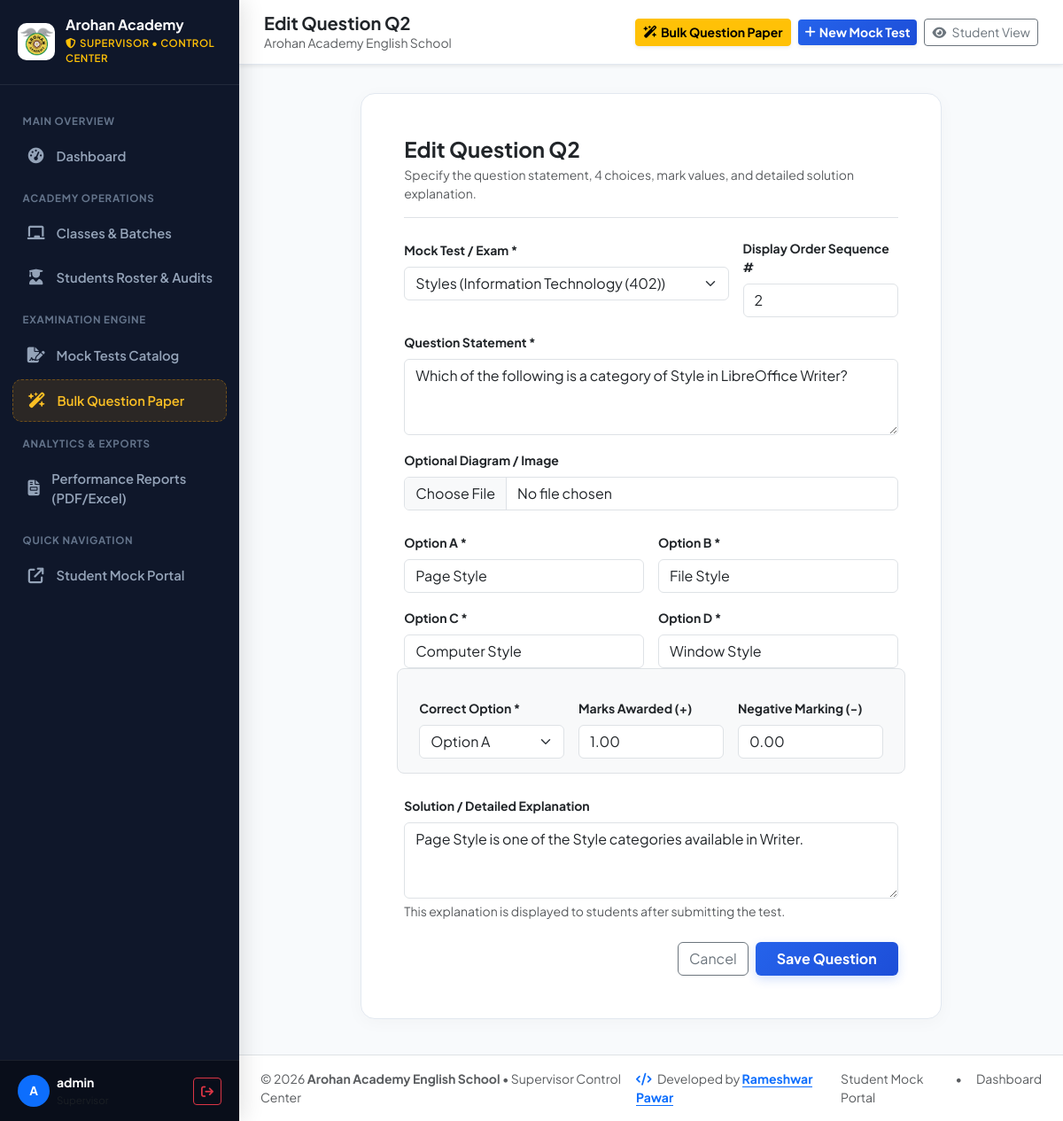
Screenshot of /supervisor/questions/58/edit/ (signed in) with the database file from the repository.
### portal/models.py (models this page shows, shortened)
class Question(models.Model):
    OPTION_CHOICES = [
        ('A', 'Option A'),
        ('B', 'Option B'),
        ('C', 'Option C'),
        ('D', 'Option D'),
    ]
    exam = models.ForeignKey(
        Exam,
        on_delete=models.CASCADE,
        related_name='questions',
        verbose_name="Mock Test"
    )
    order = models.PositiveIntegerField(default=1, help_text="Display order sequence")
    question_text = models.TextField(help_text="Question text or prompt")
    question_image = models.ImageField(upload_to='questions/', blank=True, null=True, help_text="Optional diagram/image")
    option_a = models.TextField(verbose_name="Option A")
    option_b = models.TextField(verbose_name="Option B")
    option_c = models.TextField(verbose_name="Option C")
    option_d = models.TextField(verbose_name="Option D")
    correct_option = models.CharField(
        max_length=1,
        choices=OPTION_CHOICES,
        help_text="The correct answer option (A, B, C, or D)"
    )
    marks = models.DecimalField(
        max_digits=5,
        decimal_places=2,
        default=Decimal('1.00'),
        help_text="Marks awarded for correct answer"
    )
    negative_marks = models.DecimalField(
        max_digits=5,
        decimal_places=2,
        default=Decimal('0.00'),
        help_text="Marks deducted for incorrect answer (0 for no penalty)"
    )
    explanation = models.TextField(
        blank=True,
        help_text="Detailed solution/explanation revealed after test submission"
    )
    created_at = models.DateTimeField(auto_now_add=True)
    class Meta:
        verbose_name = "Question"
        verbose_name_plural = "Questions"
        ordering = ['order', 'id']

### portal/views_supervisor.py (the view)
# urls.py: path('supervisor/questions/<int:question_id>/edit/', views_supervisor.supervisor_question_edit, name='supervisor_question_edit'),
@supervisor_required
def supervisor_question_edit(request, question_id):
    question = get_object_or_404(Question, id=question_id)
    exam = question.exam
    if request.method == 'POST':
        form = QuestionForm(request.POST, request.FILES, instance=question)
        if form.is_valid():
            form.save()
            messages.success(request, f"Question Q{question.order} updated successfully.")
            return redirect('portal:supervisor_exam_detail', exam_id=exam.id)
    else:
        form = QuestionForm(instance=question)
    return render(request, 'portal/supervisor/question_form.html', {
        'form': form,
        'exam': exam,
        'question': question,
        'title': f"Edit Question Q{question.order}"
    })

### portal/templates/portal/supervisor/question_form.html (shortened to what this page needs)
{% extends 'portal/supervisor/base_supervisor.html' %}
{% block page_title %}{{ title }}{% endblock %}
{% block supervisor_content %}
<div class="row justify-content-center">
    <div class="col-lg-9">
        <div class="card-custom p-4 p-md-5 bg-white mb-4">
            <div class="mb-4 pb-3 border-bottom">
                <h4 class="fw-bold text-dark mb-1">{{ title }}</h4>
                <p class="text-muted small mb-0">Specify the question statement, 4 choices, mark values, and detailed solution explanation.</p>
            </div>
            <form method="POST" enctype="multipart/form-data">
                <div class="row g-3 mb-3">
                    <div class="col-md-8">
                        <label class="form-label fw-bold text-dark small">Mock Test / Exam *</label>
                        {{ form.exam }}
                    </div>
                    <div class="col-md-4">
                        <label class="form-label fw-bold text-dark small">Display Order Sequence #</label>
                        {{ form.order }}
                    </div>
                </div>
                <div class="mb-3">
                    <label class="form-label fw-bold text-dark small">Question Statement *</label>
                    {{ form.question_text }}
                </div>
                <div class="mb-4">
                    <label class="form-label fw-bold text-dark small">Optional Diagram / Image</label>
                    {{ form.question_image }}
                </div>
                <div class="row g-3 mb-3">
                    <div class="col-md-6">
                        <label class="form-label fw-bold text-dark small">Option A *</label>
                        {{ form.option_a }}
                    </div>
                    <div class="col-md-6">
                        <label class="form-label fw-bold text-dark small">Option B *</label>
                        {{ form.option_b }}
                    </div>
                    <div class="col-md-6">
                        <label class="form-label fw-bold text-dark small">Option C *</label>
                        {{ form.option_c }}
                    </div>
                    <div class="col-md-6">
                        <label class="form-label fw-bold text-dark small">Option D *</label>
                        {{ form.option_d }}
                    </div>
                </div>
                <div class="row g-3 mb-4 p-3 bg-light rounded-3 border">
                    <div class="col-md-4">
                        <label class="form-label fw-bold text-dark small">Correct Option *</label>
                        {{ form.correct_option }}
                    </div>
                    <div class="col-md-4">
                        <label class="form-label fw-bold text-dark small">Marks Awarded (+)</label>
                        {{ form.marks }}
                    </div>
                    <div class="col-md-4">
                        <label class="form-label fw-bold text-dark small">Negative Marking (-)</label>
                        {{ form.negative_marks }}
                    </div>
                </div>
                <div class="mb-4">
                    <label class="form-label fw-bold text-dark small">Solution / Detailed Explanation</label>
                    {{ form.explanation }}
                    <div class="form-text small text-muted">This explanation is displayed to students after submitting the test.</div>
                </div>
                <div class="d-flex justify-content-end gap-2">
                    {% if exam %}
                        <a href="{% url 'portal:supervisor_exam_detail' exam.id %}" class="btn btn-outline-secondary">Cancel</a>
                    {% else %}
                        <a href="{% url 'portal:supervisor_exams' %}" class="btn btn-outline-secondary">Cancel</a>
                    {% endif %}
                    <button type="submit" class="btn btn-arohan-primary px-4 fw-bold">Save Question</button>
                </div>
            </form>
        </div>
    </div>
</div>
{% endblock %}

### portal/templates/portal/supervisor/base_supervisor.html (shortened to what this page needs)
{% load static %}<!DOCTYPE html>
<html lang="en">
<head>
    <link href="https://cdn.jsdelivr.net/npm/bootstrap@5.3.3/dist/css/bootstrap.min.css" rel="stylesheet">
    <link rel="stylesheet" href="https://cdnjs.cloudflare.com/ajax/libs/font-awesome/6.5.1/css/all.min.css">
</head>
<body>
    <aside id="supervisorSidebar">
        <div class="sidebar-header">
            <a href="{% url 'portal:supervisor_dashboard' %}" class="sidebar-brand">
                <img src="{% static 'images/logo.png' %}" alt="Arohan Logo" style="height: 42px; width: 42px; object-fit: contain; background: #ffffff; border-radius: 10px; padding: 2px;">
                <div>
                    <div class="fw-bold fs-6 lh-1 text-white">Arohan Academy</div>
                    <div class="small text-warning fw-semibold mt-1" style="font-size: 0.72rem; letter-spacing: 0.5px;">
                        <i class="fa-solid fa-shield-halved me-1"></i>SUPERVISOR &bull; CONTROL CENTER
                    </div>
                </div>
            </a>
        </div>
        <div class="sidebar-nav">
            <div class="nav-category">Main Overview</div>
            <a href="{% url 'portal:supervisor_dashboard' %}" class="sidebar-link {% if request.resolver_match.url_name == 'supervisor_dashboard' %}active{% endif %}">
                <i class="fa-solid fa-gauge-high"></i>
                <span>Dashboard</span>
            </a>
            <div class="nav-category">Academy Operations</div>
            <a href="{% url 'portal:supervisor_classes' %}" class="sidebar-link {% if 'class' in request.resolver_match.url_name and 'report' not in request.resolver_match.url_name %}active{% endif %}">
                <i class="fa-solid fa-chalkboard"></i>
                <span>Classes & Batches</span>
            </a>
            <a href="{% url 'portal:supervisor_students' %}" class="sidebar-link {% if 'student' in request.resolver_match.url_name and 'report' not in request.resolver_match.url_name %}active{% endif %}">
                <i class="fa-solid fa-user-graduate"></i>
                <span>Students Roster & Audits</span>
            </a>
            <div class="nav-category">Examination Engine</div>
            <a href="{% url 'portal:supervisor_exams' %}" class="sidebar-link {% if 'exam' in request.resolver_match.url_name and 'bulk' not in request.resolver_match.url_name %}active{% endif %}">
                <i class="fa-solid fa-file-signature"></i>
                <span>Mock Tests Catalog</span>
            </a>
            <a href="{% url 'portal:supervisor_bulk_questions' %}" class="sidebar-link bulk-special {% if 'bulk' in request.resolver_match.url_name %}active{% endif %}">
                <i class="fa-solid fa-wand-magic-sparkles"></i>
                <span>Bulk Question Paper</span>
            </a>
            <div class="nav-category">Analytics & Exports</div>
            <a href="{% url 'portal:supervisor_reports_hub' %}" class="sidebar-link {% if 'report' in request.resolver_match.url_name %}active{% endif %}">
                <i class="fa-solid fa-file-invoice"></i>
                <span>Performance Reports (PDF/Excel)</span>
            </a>
            <div class="nav-category">Quick Navigation</div>
            <a href="{% url 'portal:index' %}" target="_blank" class="sidebar-link">
                <i class="fa-solid fa-arrow-up-right-from-square"></i>
                <span>Student Mock Portal</span>
            </a>
        </div>
        <div class="sidebar-footer">
            <div class="d-flex align-items-center justify-content-between">
                <div class="d-flex align-items-center gap-2">
                    <div class="bg-primary text-white rounded-circle d-flex align-items-center justify-content-center fw-bold" style="width: 36px; height: 36px; font-size: 0.85rem;">
                        {{ request.user.username|make_list|first|upper }}
                    </div>
                    <div style="line-height: 1.2;">
                        <div class="text-white small fw-bold text-truncate" style="max-width: 110px;">{{ request.user.username }}</div>
                        <span class="text-muted" style="font-size: 0.72rem;">Supervisor</span>
                    </div>
                </div>
                <a href="{% url 'portal:supervisor_logout' %}" class="btn btn-sm btn-outline-danger py-1 px-2" title="Log Out">
                    <i class="fa-solid fa-arrow-right-from-bracket"></i>
                </a>
            </div>
        </div>
    </aside>
    <div id="supervisorContent">
        <header class="supervisor-topbar shadow-sm">
            <div class="d-flex align-items-center gap-3">
                <div>
                    <h5 class="fw-bold mb-0 text-dark">{% block page_title %}Supervisor Center{% endblock %}</h5>
                    <div class="text-muted small">{% block page_subtitle %}Arohan Academy English School{% endblock %}</div>
                </div>
            </div>
            <div class="d-flex align-items-center gap-2">
                <a href="{% url 'portal:supervisor_bulk_questions' %}" class="btn btn-warning btn-sm fw-bold shadow-sm d-none d-sm-inline-flex align-items-center gap-1">
                    <i class="fa-solid fa-wand-magic-sparkles"></i> Bulk Question Paper
                </a>
                <a href="{% url 'portal:supervisor_exam_create' %}" class="btn btn-arohan-primary btn-sm fw-bold shadow-sm d-none d-sm-inline-flex align-items-center gap-1">
                    <i class="fa-solid fa-plus"></i> New Mock Test
                </a>
                <a href="{% url 'portal:index' %}" target="_blank" class="btn btn-outline-secondary btn-sm" title="View Student Mock Portal">
                    <i class="fa-solid fa-eye me-1"></i> Student View
                </a>
            </div>
        </header>
        <main class="container-fluid px-4 py-3 flex-grow-1">
            {% block supervisor_content %}{% endblock %}
        </main>
        <footer class="bg-white border-top py-3 px-4 text-muted small text-center text-md-start mt-auto">
            <div class="d-flex flex-column flex-md-row justify-content-between align-items-center gap-2">
                <div>
                    &copy; 2026 <strong>Arohan Academy English School</strong> &bull; Supervisor Control Center
                </div>
                <div>
                    <i class="fa-solid fa-code text-primary me-1"></i> Developed by
                    <a href="https://prameshwar4378.github.io/My_Portfolio/" target="_blank" rel="noopener noreferrer" class="text-primary fw-bold text-decoration-none border-bottom border-primary pb-0">
                        Rameshwar Pawar
                    </a>
                </div>
                <div class="d-flex gap-3">
                    <a href="{% url 'portal:index' %}" class="text-decoration-none text-muted">Student Mock Portal</a>
                    <span>&bull;</span>
                    <a href="{% url 'portal:supervisor_dashboard' %}" class="text-decoration-none text-muted">Dashboard</a>
                </div>
            </div>
        </footer>
    </div>
</body>
</html>

### rows the page displays
Question: exam "Styles (Information Technology (402))", order "2", question_text "Which of the following is a category of Style in LibreOffice Writer?", option_a "Page Style", option_b "File Style", option_c "Computer Style", option_d "Window Style", correct_option "Option A", marks "1.00", negative_marks "0.00", explanation "Page Style is one of the Style categories available in Writer."

### other values shown
{{ request.user.username|make_list|first|upper }} "A"
{{ request.user.username }} "admin"
{{ title }} "Edit Question Q2"
